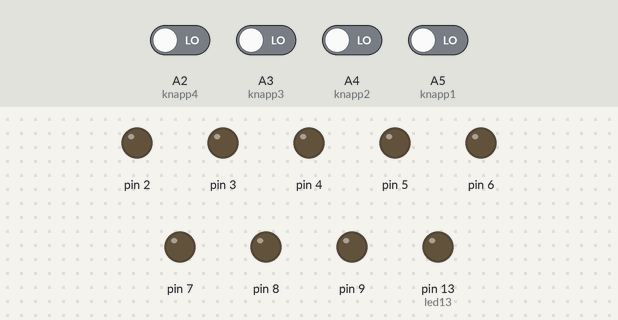
Recording of a sketch running on a simulated Arduino Uno, built with avr-gcc and run on an emulated ATmega328P. Parts: output pins drawn as LEDs (lit = HIGH). Inputs (shaded band) come from the test bench; at power-on: A2 (knapp4), A3 (knapp3), A4 (knapp2), A5 (knapp1) LOW. What the sketch prints to the serial monitor is not drawn.

Above: at 1.2 s.
1.3 s: A2 (knapp4) driven HIGH
At 2.0 s:
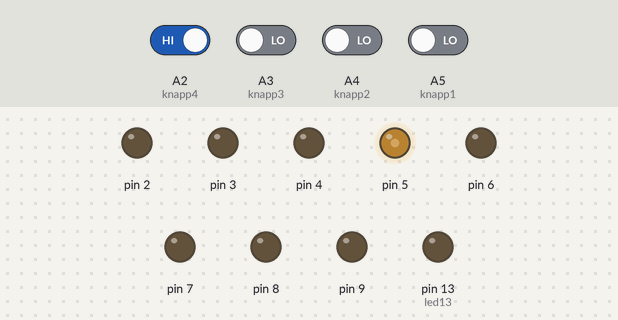
2.8 s: A3 (knapp3) driven HIGH
At 3.2 s:
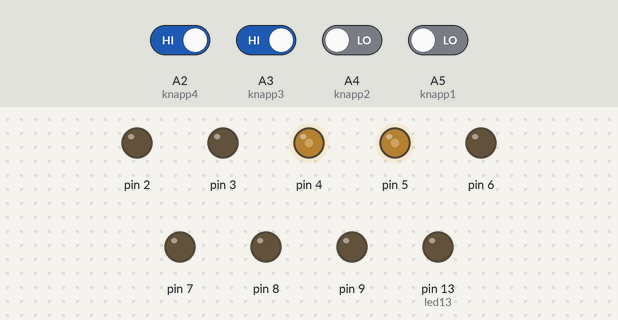
4.3 s: A4 (knapp2) driven HIGH
At 5.5 s:
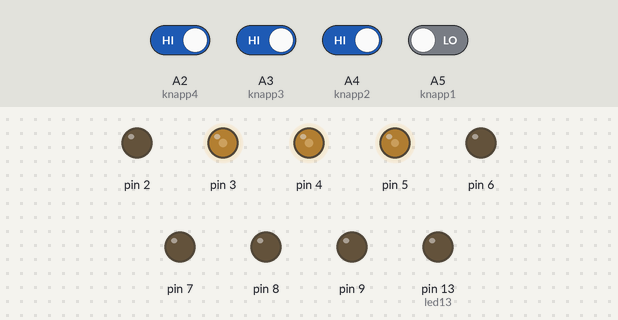
5.8 s: A5 (knapp1) driven HIGH
At 6.7 s:
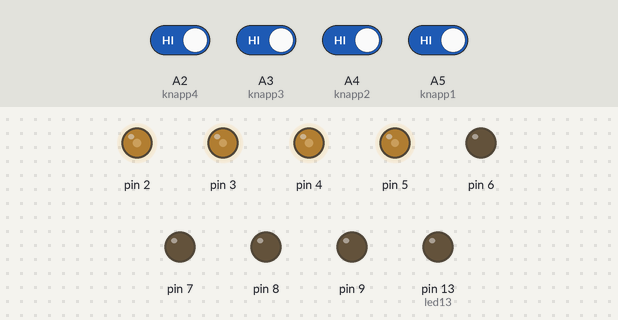
7.3 s: A2 (knapp4) driven LOW
At 8.3 s:
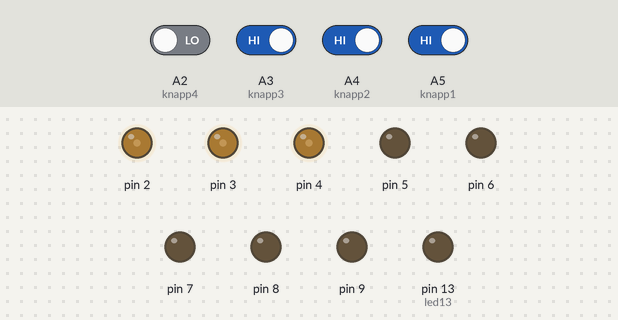
8.8 s: A3 (knapp3) driven LOW
At 10.2 s:
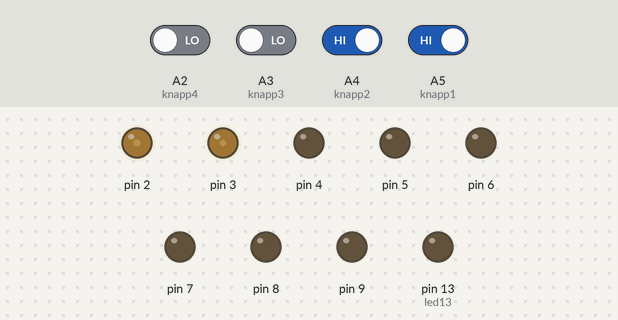
Timing chart, 0 to 11.3 s (numbered marks = the images above; inputs shaded):
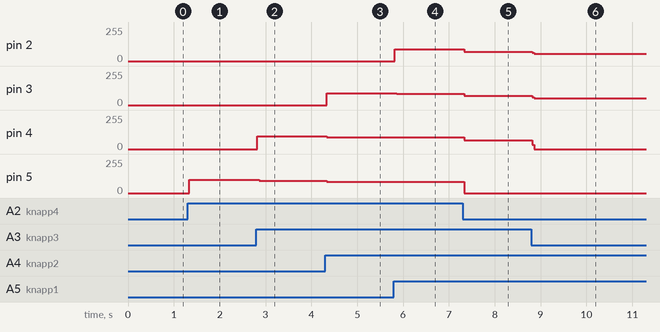

The sketch:

12_Blinklys_-_MHP.ino
```cpp
// Oppgave 12 - Blinklys - 30.01.2018 - MHP

// KONSTANTER:
const byte knapp1 = A5;
const byte knapp2 = A4;
const byte knapp3 = A3;
const byte knapp4 = A2;
const byte led13 = 13;

// VARIABLER:
int lesknapp1;
int lesknapp2;
int lesknapp3;
int lesknapp4;

// SETUP:
void setup() {
  Serial.begin(9600);
  pinMode(2, OUTPUT);
  pinMode(3, OUTPUT);
  pinMode(4, OUTPUT);
  pinMode(5, OUTPUT);
  pinMode(6, OUTPUT);
  pinMode(7, OUTPUT);
  pinMode(8, OUTPUT);
  pinMode(9, OUTPUT);
  pinMode(led13, OUTPUT);
  Serial.print("something, something, something, dark side");
}

// FUNKSJONER:

// HOVUDPROGRAM:
void loop() {
  lesknapp1 = digitalRead(knapp1);
  lesknapp2 = digitalRead(knapp2);
  lesknapp3 = digitalRead(knapp3);
  lesknapp4 = digitalRead(knapp4);
  if (lesknapp1 == HIGH){
    digitalWrite(2, HIGH);
  }
  if (lesknapp2 == HIGH){
    digitalWrite(3, HIGH);
  }
  if (lesknapp3 == HIGH){
    digitalWrite(4, HIGH);
  }
  if (lesknapp4 == HIGH){
    digitalWrite(5, HIGH);
  }
  digitalWrite(2, LOW);
  digitalWrite(3, LOW);
  digitalWrite(4, LOW);
  digitalWrite(5, LOW);
}
```

Measured:
- after the input at 1.3 s, pin 5: 0/255 → 101/255 at once
- after the input at 2.8 s, pin 4: 0/255 → 95/255 at once; pin 5: 101/255 → 93/255 after 0.06 s
- after the input at 4.3 s, pin 3: 0/255 → 90/255 at once; pin 4: 95/255 → 87/255 at once; pin 5: 93/255 → 84/255 at once
- after the input at 5.8 s, pin 2: 0/255 → 87/255 at once; pin 3: 90/255 → 84/255 after 0.06 s
- after the input at 7.3 s, pin 2: 87/255 → 70/255 at once; pin 3: 84/255 → 68/255 at once; pin 4: 87/255 → 65/255 at once; pin 5: 84/255 → 0/255 at once
- after the input at 8.8 s, pin 2: 70/255 → 55/255 at once; pin 3: 68/255 → 52/255 at once; pin 4: 65/255 → 0/255 at once
